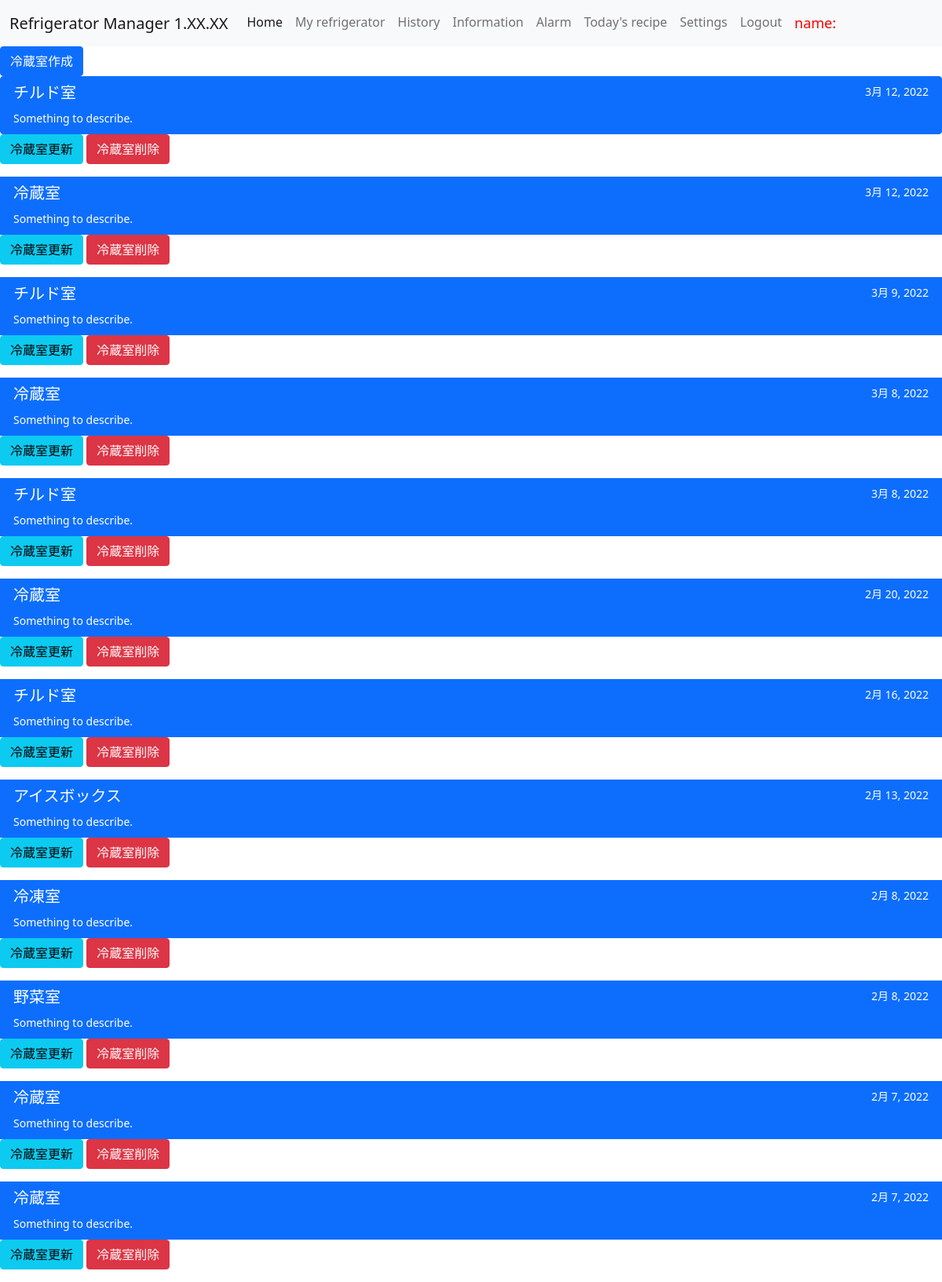
The app's page /cpmt_list/6/ (signed in), older data.
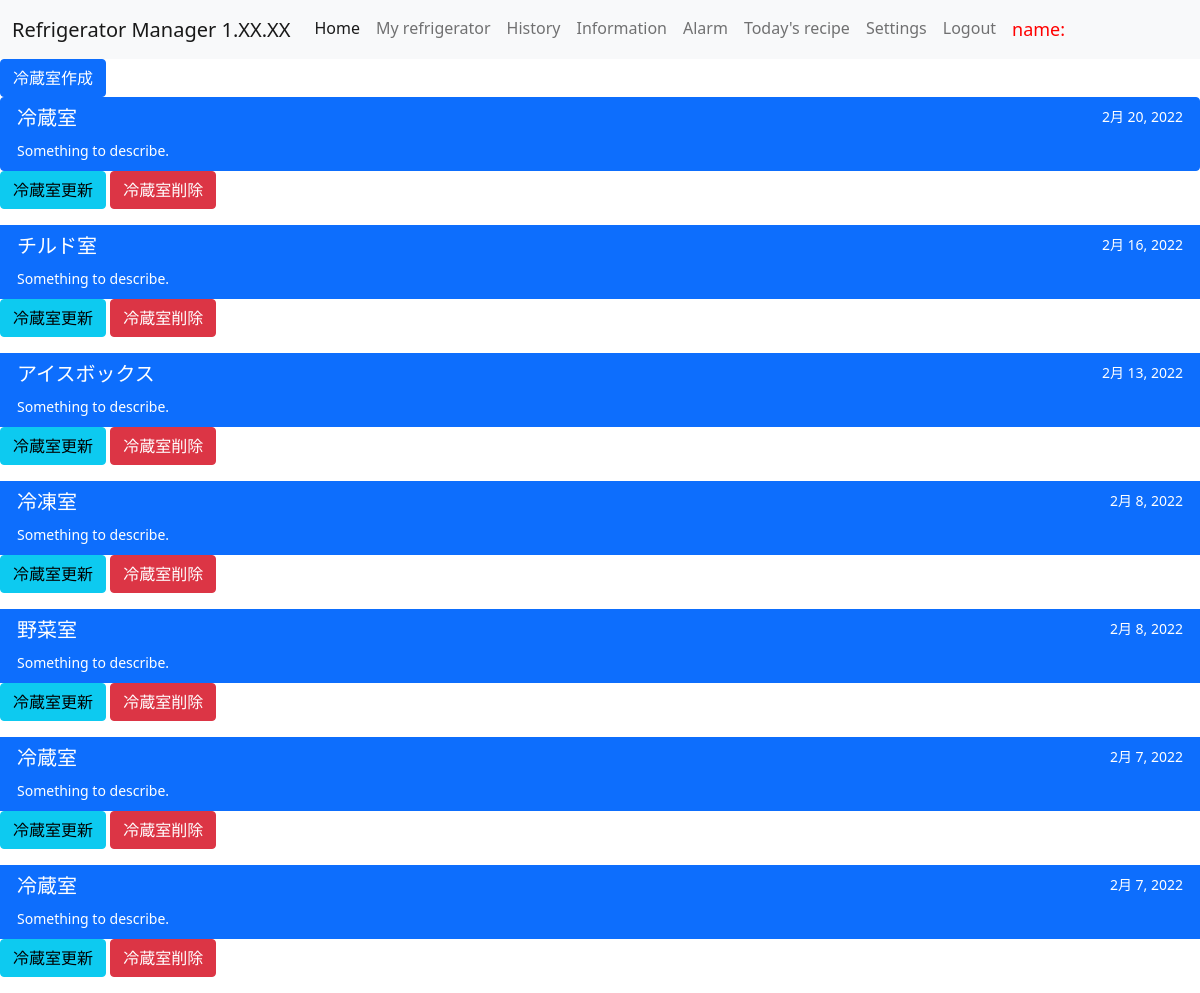
The same page, newer data.
### ref_app/models.py (models this page shows, shortened)
class CompartmentModel(models.Model):
    name = models.CharField(
        max_length = 100,
        choices = COMPARTMENT_TYPE,
    )
    refrigerator = models.ForeignKey(RefrigeratorModel, on_delete=models.PROTECT)
    date = models.DateField(auto_now_add=True)

### ref_app/views.py (the view, shortened to what this page needs)
# urls.py: path('cpmt_list/<int:pk>/', CompartmentList.as_view(), name = 'cpmt'),
class CompartmentList(ListView):
    template_name = 'compartment.html' #←　ref_door.html
    model = CompartmentModel
    def get_queryset(self):
        current_user = self.request.user
        current_user.id = self.request.user.id
        queryset6 = User.objects.filter(id=current_user.id)
        ref_owner = queryset6[0].id
        if current_user.is_superuser:
            return CompartmentModel.objects.all().order_by('date').reverse()
        elif self.request.user.id == ref_owner:
            return CompartmentModel.objects.filter(refrigerator_id=self.kwargs['pk']).order_by('date').reverse()

### templates/compartment.html (shortened to what this page needs)
{% extends 'base.html' %}
{% block content %}
<a href="{% url 'create_cpmt' %}" class="btn btn-primary">冷蔵室作成</a>
<div class="list-group">
    {% for cpmt in object_list %}
    <a href="{% url 'ingre' cpmt.pk %}" class="list-group-item list-group-item-action active" aria-current="true">
      <div class="d-flex w-100 justify-content-between">
        <h5 class="mb-1">{{ cpmt.get_name_display }}</h5>
        <small>{{ cpmt.date }}</small>
      </div>
      <small>Something to describe.</small>
    </a>
</div>
    <a href="{% url 'update_cpmt' cpmt.pk %}" class="btn btn-info">冷蔵室更新</a>
    <a href="{% url 'delete_cpmt' cpmt.pk %}" class="btn btn-danger">冷蔵室削除</a>
    {% endfor %}
{% endblock content %}

### templates/base.html (shortened to what this page needs)
<!doctype html>
<html lang="en">
  <head>
    <link href="https://cdn.jsdelivr.net/npm/bootstrap@5.0.2/dist/css/bootstrap.min.css" rel="stylesheet">
  </head>
  <body>
    <nav class="navbar navbar-expand-lg navbar-light bg-light">
      <div class="container-fluid">
        <a class="navbar-brand" href="#">Refrigerator Manager 1.XX.XX</a>
        <div class="collapse navbar-collapse" id="navbarNav">
          <ul class="navbar-nav">
            <li class="nav-item">
              <a class="nav-link active" aria-current="page" href="{% url 'home' %}">Home</a>
            </li>
            <li class="nav-item">
              <a class="nav-link" href="{% url 'ref' 'filter' %}">My refrigerator</a>
            </li>
            <li class="nav-item">
              <a class="nav-link" href="#">History</a>
            </li>
            <li class="nav-item">
              <a class="nav-link" href="{% url 'info' %}">Information</a>
            </li>
            <li class="nav-item">
              <a class="nav-link" href="#">Alarm</a>
            </li>
            <li class="nav-item">
              <a class="nav-link" href="#">Today's recipe</a>
            </li>
            <li class="nav-item">
              <a class="nav-link" href="#">Settings</a>
            </li>
            <li class="nav-item">
              <a class="nav-link" href="{% url 'logout' %}">Logout</a>
            </li>
            <li class='nav-link'><font size="4" color="red">name:{{ name }}</font></li>
          </ul>
        </div>
      </div>
    </nav>
    {% block content %}{% endblock content%}
  </body>
</html>

Row changes from the older to the newer data that the page shows:
removed CompartmentModel: name "チルド室", date "3月 12, 2022"
removed CompartmentModel: name "冷蔵室", date "3月 12, 2022"
removed CompartmentModel: name "チルド室", date "3月 9, 2022"
removed CompartmentModel: name "冷蔵室", date "3月 8, 2022"
removed CompartmentModel: name "チルド室", date "3月 8, 2022"
